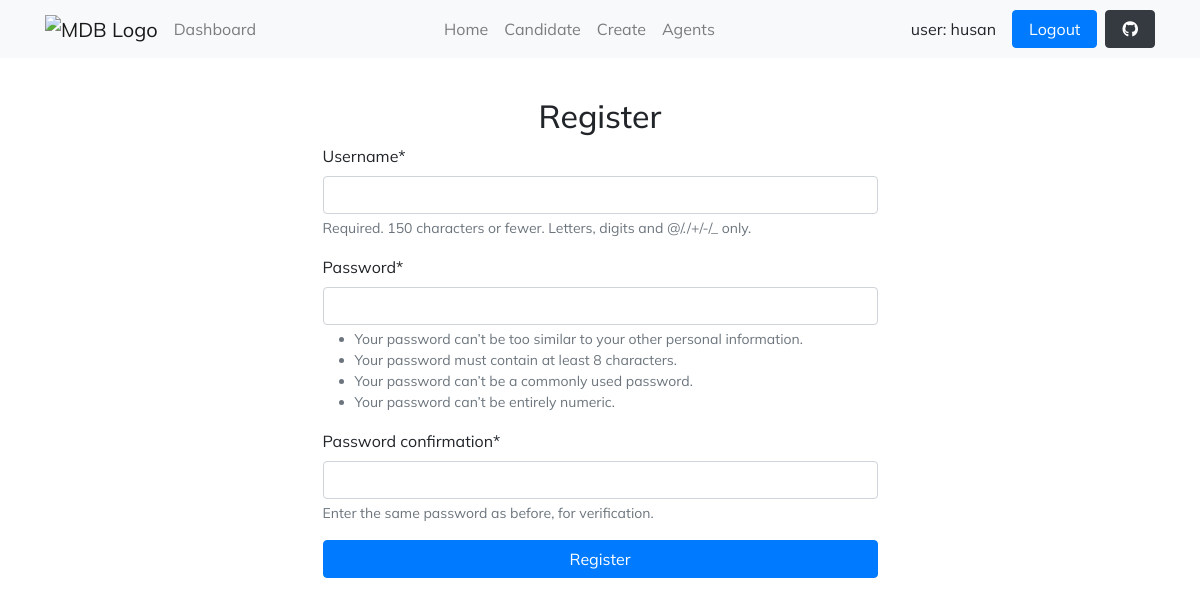
The app's page /register/ (signed in), older data.
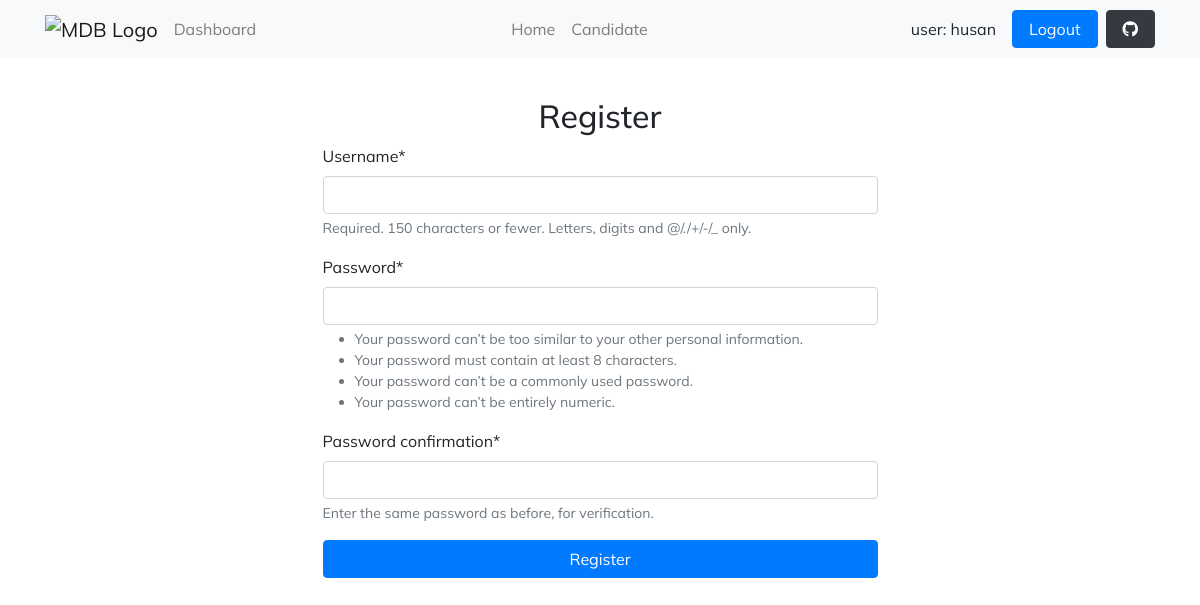
The same page, newer data.
### base_app/views.py (the view, shortened to what this page needs)
# urls.py: path('register/', SignupView.as_view(), name='register'),
class SignupView(CreateView):
    template_name = 'registration/signup.html'
    form_class = NewUserForm

### base_app/form.py
class NewUserForm(UserCreationForm):
    class Meta:
        model = User
        fields = ("username",)
        field_classes = {"username": UsernameField}

### templates/registration/signup.html (shortened to what this page needs)
{% extends 'layouts/base.html' %} {% load crispy_forms_tags %} {% block content %}
<div class="form-div">
    <form method="post" class="w-50 mx-auto">
      <h2 class="text-center">Register</h2>
    {{ form | crispy }}
    <button type="submit" class="btn btn-primary w-100">Register</button>
  </form>
</div>
{% endblock content %}

### templates/layouts/navbar.html (shortened to what this page needs)
<nav class="navbar navbar-expand-lg navbar-light bg-light navlar">
    <div class="container">
      <a class="navbar-brand me-2" href="https://mdbgo.com/">
        <img
          src="https://mdbcdn.b-cdn.net/img/logo/mdb-transaprent-noshadows.webp"
          height="16"
          alt="MDB Logo"
          loading="lazy"
          style="margin-top: -1px;"
        />
      </a>
      <div class="collapse navbar-collapse" id="navbarButtonsExample">
        <ul class="navbar-nav me-auto mb-2 mb-lg-0">
          <li class="nav-item">
            <a class="nav-link" href="/">Dashboard</a>
          </li>
        </ul>
        <ul class="navbar-nav me-auto mb-2 mb-lg-0">
          <li class="nav-item">
            <a class="nav-link" href="{% url 'home' %}">Home</a>
          </li>
          <li class="nav-item">
            <a class="nav-link" href="{% url 'candidate:candidate' %}">Candidate</a>
          </li>
          {% if request.user.is_organiser %}
          <li class="nav-item">
            <a class="nav-link" href="{% url 'candidate:create' %}">Create</a>
          </li>
          <li class="nav-item">
            <a class="nav-link" href="{% url 'agents:agent-list' %}">Agents</a>
          </li>
          {% endif %}
        </ul>
        <div class="d-flex align-items-center">
          {% if request.user.is_authenticated %}
          <div class="mx-3"> user: {{ request.user.username }}</div>
          <a href="/logout/" class="btn btn-primary px-3 me-2">
            Logout
          </a>
          {% else %}
          <a href="/login/" class="btn btn-primary px-3 me-2">
            Login
          </a>
          {% endif %}
          <a
            class="btn btn-dark px-3"
            href="https://github.com/mdbootstrap/mdb-ui-kit"
            role="button"
            ><i class="fab fa-github"></i
          ></a>
        </div>
      </div>
    </div>
  </nav>

Row changes from the older to the newer data that the page shows:
changed User "husan": is_organiser True → False (drawn)
Text that changed along with them:
text no longer shown: "Create Agents"
